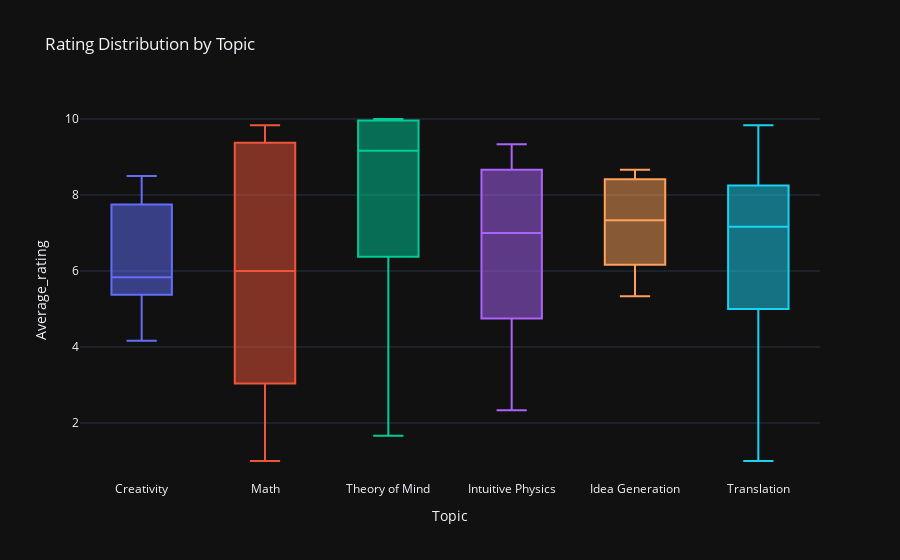

The notebook cell this image was saved under:
### Markdown cell above
The distribution of ratings for each topic

### Code cell
fig = px.box(data, x='Topic', y='Average_rating', title='Rating Distribution by Topic', color='Topic')
fig.update_layout(showlegend=False)
fig.show()

### Figure 1 — Plotly figure (JSON) as saved in the notebook; plotly's stock layout.template omitted (floating-point values rounded to 4 significant figures; data arrays with more than 128 entries replaced by an {"elided": "..."} marker saying what was removed)
{"data": [{"alignmentgroup": "True", "hovertemplate": "Topic=%{x}<br>Average_rating=%{y}<extra></extra>", "legendgroup": "Creativity", "marker": {"color": "#636efa"}, "name": "Creativity", "notched": false, "offsetgroup": "Creativity", "orientation": "v", "showlegend": true, "x": ["Creativity", "Creativity", "Creativity", "Creativity", "Creativity", "Creativity", "Creativity", "Creativity", "Creativity", "Creativity", "Creativity", "Creativity", "Creativity", "Creativity", "Creativity"], "x0": " ", "xaxis": "x", "y": [7.5, 5.5, 5.667, 7.833, 5.0, 8.5, 5.333, 7.0, 4.167, 7.833, 5.0, 8.167, 5.833, 5.833, 7.5], "y0": " ", "yaxis": "y", "type": "box"}, {"alignmentgroup": "True", "hovertemplate": "Topic=%{x}<br>Average_rating=%{y}<extra></extra>", "legendgroup": "Math", "marker": {"color": "#EF553B"}, "name": "Math", "notched": false, "offsetgroup": "Math", "orientation": "v", "showlegend": true, "x": ["Math", "Math", "Math", "Math", "Math", "Math", "Math", "Math", "Math", "Math", "Math", "Math", "Math", "Math", "Math"], "x0": " ", "xaxis": "x", "y": [9.667, 9.0, 6.0, 8.833, 9.5, 1.667, 7.667, 9.5, 9.833, 1.0, 2.833, 3.667, 5.5, 5.4, 1.167], "y0": " ", "yaxis": "y", "type": "box"}, {"alignmentgroup": "True", "hovertemplate": "Topic=%{x}<br>Average_rating=%{y}<extra></extra>", "legendgroup": "Theory of Mind", "marker": {"color": "#00cc96"}, "name": "Theory of Mind", "notched": false, "offsetgroup": "Theory of Mind", "orientation": "v", "showlegend": true, "x": ["Theory of Mind", "Theory of Mind", "Theory of Mind", "Theory of Mind", "Theory of Mind", "Theory of Mind", "Theory of Mind", "Theory of Mind", "Theory of Mind", "Theory of Mind", "Theory of Mind", "Theory of Mind", "Theory of Mind", "Theory of Mind", "Theory of Mind"], "x0": " ", "xaxis": "x", "y": [10.0, 3.833, 10.0, 9.833, 10.0, 8.167, 8.5, 7.0, 9.833, 6.167, 3.5, 1.667, 9.167, 9.333, 10.0], "y0": " ", "yaxis": "y", "type": "box"}, {"alignmentgroup": "True", "hovertemplate": "Topic=%{x}<br>Average_rating=%{y}<extra></extra>", "legendgroup": "Intuitive Physics", "marker": {"color": "#ab63fa"}, "name": "Intuitive Physics", "notched": false, "offsetgroup": "Intuitive Physics", "orientation": "v", "showlegend": true, "x": ["Intuitive Physics", "Intuitive Physics", "Intuitive Physics", "Intuitive Physics", "Intuitive Physics", "Intuitive Physics", "Intuitive Physics", "Intuitive Physics", "Intuitive Physics", "Intuitive Physics", "Intuitive Physics", "Intuitive Physics", "Intuitive Physics", "Intuitive Physics", "Intuitive Physics"], "x0": " ", "xaxis": "x", "y": [4.667, 8.667, 6.0, 8.0, 9.333, 3.0, 7.0, 6.5, 9.0, 8.667, 2.333, 5.0, 4.5, 9.0, 8.333], "y0": " ", "yaxis": "y", "type": "box"}, {"alignmentgroup": "True", "hovertemplate": "Topic=%{x}<br>Average_rating=%{y}<extra></extra>", "legendgroup": "Idea Generation", "marker": {"color": "#FFA15A"}, "name": "Idea Generation", "notched": false, "offsetgroup": "Idea Generation", "orientation": "v", "showlegend": true, "x": ["Idea Generation", "Idea Generation", "Idea Generation", "Idea Generation", "Idea Generation", "Idea Generation", "Idea Generation", "Idea Generation", "Idea Generation", "Idea Generation", "Idea Generation", "Idea Generation", "Idea Generation", "Idea Generation", "Idea Generation"], "x0": " ", "xaxis": "x", "y": [5.5, 6.333, 8.167, 6.167, 8.667, 5.333, 7.333, 7.833, 8.667, 6.5, 7.5, 8.5, 8.667, 6.167, 6.167], "y0": " ", "yaxis": "y", "type": "box"}, {"alignmentgroup": "True", "hovertemplate": "Topic=%{x}<br>Average_rating=%{y}<extra></extra>", "legendgroup": "Translation", "marker": {"color": "#19d3f3"}, "name": "Translation", "notched": false, "offsetgroup": "Translation", "orientation": "v", "showlegend": true, "x": {"elided": "140 str values"}, "x0": " ", "xaxis": "x", "y": {"elided": "140 float values"}, "y0": " ", "yaxis": "y", "type": "box"}], "layout": {"xaxis": {"anchor": "y", "domain": [0.0, 1.0], "title": {"text": "Topic"}, "categoryorder": "array", "categoryarray": ["Creativity", "Math", "Theory of Mind", "Intuitive Physics", "Idea Generation", "Translation"]}, "yaxis": {"anchor": "x", "domain": [0.0, 1.0], "title": {"text": "Average_rating"}}, "legend": {"title": {"text": "Topic"}, "tracegroupgap": 0}, "title": {"text": "Rating Distribution by Topic"}, "boxmode": "overlay", "showlegend": false}}
